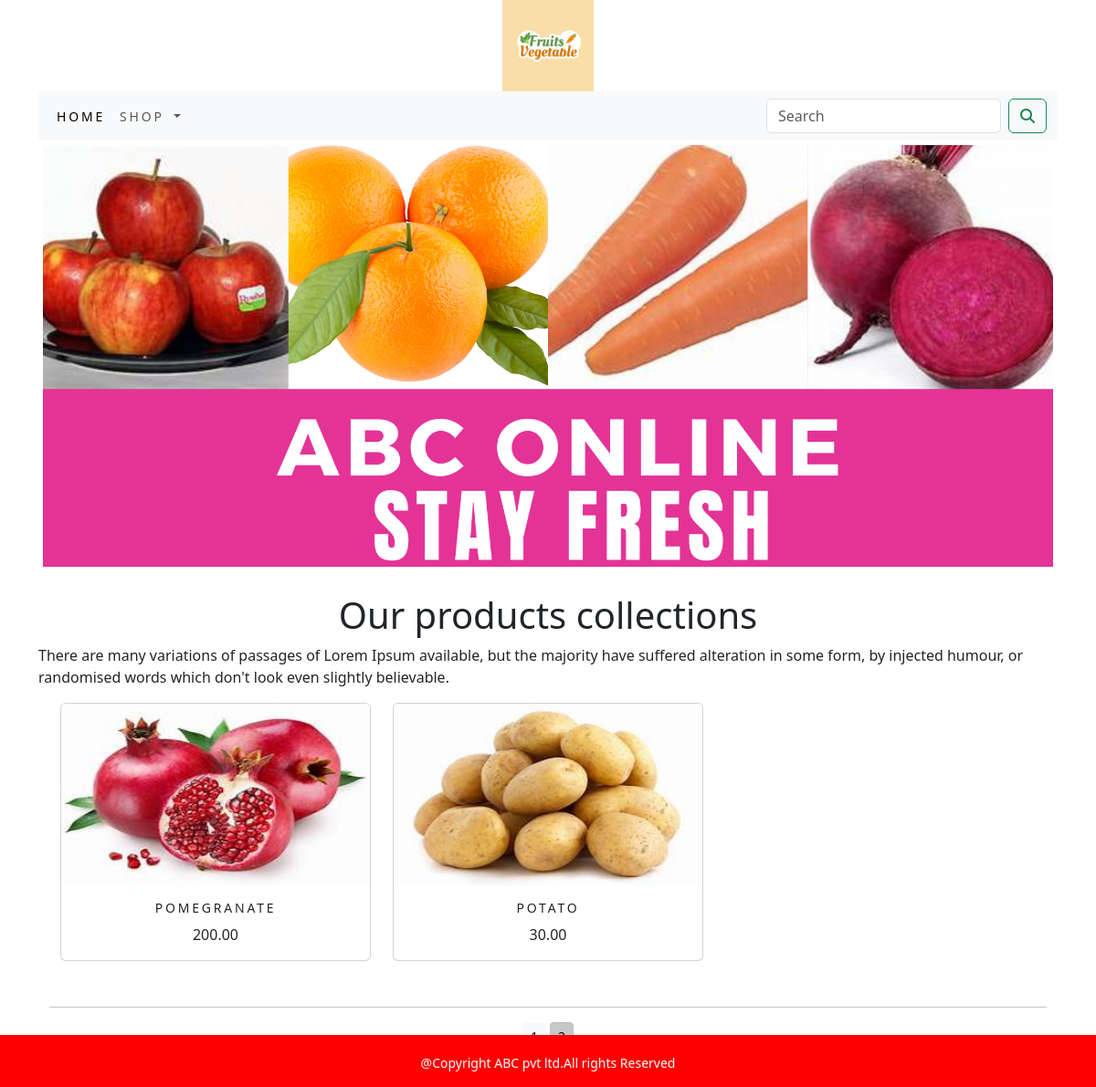
Page /ecommerce/?page=2 on the committed database.
### ecommerce_app/models.py (models this page shows, shortened)
class Product(models.Model):
    objects = None
    name=models.CharField(max_length=250,unique=True)
    slug=models.SlugField(max_length=250,unique=True)
    description=models.TextField(blank=True)
    price=models.DecimalField(max_digits=10,decimal_places=2)
    category=models.ForeignKey(Category,on_delete=models.CASCADE)
    image=models.ImageField(upload_to='product',blank=True)
    stock=models.IntegerField()
    available=models.BooleanField(default=True)
    created=models.DateTimeField(auto_now_add=True)
    updated=models.DateTimeField(auto_now=True)
    def get_url(self):
        return reverse('ecommerce_app:prodCatdetail',args=[self.category.slug,self.slug])
    class Meta:
        ordering=('name',)
        verbose_name='product'
        verbose_name_plural='products'

### ecommerce_app/views.py (the view)
# urls.py: path('',views.allProdCat,name='allProdCat'),
def allProdCat(request,c_slug=None):
    c_page=None
    products_list=None
    if c_slug!=None:
        c_page=get_object_or_404(Category,slug=c_slug)
        products_list=Product.objects.all().filter(category=c_page,available=True)
    else:
        products_list=Product.objects.all().filter(available=True)
    paginator=Paginator(products_list,6)
    try:
        page=int(request.GET.get('page','1'))
    except:
        page=1
    try:
        products=paginator.page(page)
    except(EmptyPage,InvalidPage):
        products=paginator.page(paginator.num_pages)
    return render(request,"category.html",{'category':c_page,'products':products})

### cart/context_processors.py (called while the page is built)
def counter(request):
    item_count=0
    if 'admin' in request.path:
        return {}
    else:
        try:
            cart=Cart.objects.filter(cart_id=_cart_id(request))
            car_items=CartItem.objects.all().filter(cart=cart[:1])
            for cart_items in car_items:
                item_count += cart_items.quantity
        except Cart.DoesNotExist:
            item_count=0
        return dict(item_count=item_count)

### cart/views.py (called while the page is built)
def _cart_id(request):
    cart=request.session.session_key
    if not cart:
        cart=request.session.create()
    return cart

### ecommerce_app/context_processors.py (called while the page is built)
def menu_links(request):
    links=Category.objects.all()
    return dict(links=links)

### ecommerce_app/models.py (called while the page is built)
    def get_url(self):
        return reverse('ecommerce_app:products_by_category',args=[self.slug])

### templates/category.html (shortened to what this page needs)
{% extends 'base.html' %}
{% load static %}
{% block content %}
<div class="mx_auto">
    {% if category %}
    <img style="width:100%;height:auto;" src="{{category.image.url}}" alt="{{category.name}}">
    </div>
<br>
<div>
    <h1 class="text-center my_title">{{category.name}}</h1>
    <p>{{category.description}}</p>
</div>
{% else %}
<div>
    <img class=" my_image_padding" src="{% static 'img/banner.png' %}" alt="Our products" width="100%">
</div>
<br>
<div>
    <h1 class="text-center my_title">Our products collections</h1>
    <p class="text-justify">There are many variations of passages of Lorem Ipsum available, but the majority have suffered alteration in some form, by injected humour, or randomised words which don't look even slightly believable.</p>
</div>
{% endif %}
<div class="container">
    <div class="row mx-auto">
        {% for product in products.object_list %}
        <div class="my_bottom_margin col-sm-12 col-md-4  col-lg-4">
            <div class="card text-center" style="min-width: 18rem;">
  <a href="{{product.get_url}}"><img class="card-img-top" src="{{product.image.url}}" alt="{{product.name}}" width="200px" height="200px"></a>
  <div class="card-body">
    <h4 class="card-title" >{{product.name}}</h4>
    <p class="card-text">{{product.price}}</p>
  </div>
</div> <BR>
        </div>
        {% endfor %}
    </div>
    <div class="mx-auto">
        {% if products.paginator.num_pages > 1 %}
        <hr>
        <div class="text-center">
            {% for pg in products.paginator.page_range %}
            <a href="?page={{pg}}" class="btn btn-light btn-sm
                {% if products.number == pg %} active {% endif %}">{{pg}}
            </a>
            {% endfor %}
        </div>
         {% endif %}
    </div>
    <br>
</div>
{% endblock %}

### static/css/custom.css (style rules this page uses)
.my_image_padding { padding:5px; }
.my_bottom_margin { margin-bottom : 10px; }
.card-body h4 { font-size : 14px; text-transform : uppercase; letter-spacing : .2em }

### rows in the picture
Product: image (picture), name "POMEGRANATE", price "200.00"
Product: image (picture), name "POTATO", price "30.00"
